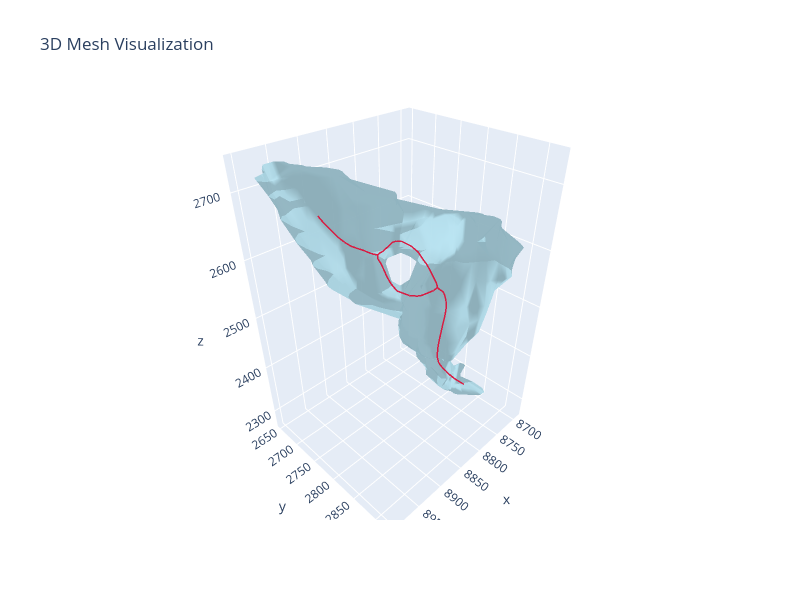

Write notebook code for a chart like this one.
### Markdown cell above
## Load Mesh and skeleton

### Code cell
spine_idx = 2
mcf_qst = 0.6
mcf_mcst = 5
obj_name = f"TS{spine_idx}"
skeleton_name = f"TS{spine_idx}_qst{mcf_qst}_mcst{mcf_mcst}"
mm = MeshManager(mesh_path=f"../data/mesh/processed/{obj_name}_simplified.obj")
raw_skeleton = SkeletonGraph.from_txt(f"../data/mcf_skeletons/{skeleton_name}.polylines.txt")
print(raw_skeleton)
# pls.prune_short_branches_inplace(min_length=10)
mm.visualize_mesh_3d(skel=raw_skeleton)

### Figure 1 — Plotly figure (JSON) as saved in the notebook; plotly's stock layout.template omitted (floating-point values rounded to 4 significant figures; data arrays with more than 128 entries replaced by an {"elided": "..."} marker saying what was removed)
{"data": [{"color": "lightblue", "i": {"elided": "1016 int values"}, "j": {"elided": "1016 int values"}, "k": {"elided": "1016 int values"}, "name": "Mesh", "opacity": 0.8, "type": "mesh3d", "x": {"elided": "508 float values"}, "y": {"elided": "508 float values"}, "z": {"elided": "508 float values"}}, {"line": {"color": "crimson", "width": 3}, "mode": "lines", "name": "Skeleton 0", "opacity": 0.95, "showlegend": false, "type": "scatter3d", "x": {"elided": "357 float values"}, "y": {"elided": "357 float values"}, "z": {"elided": "357 float values"}}], "layout": {"autosize": false, "height": 600, "scene": {"aspectmode": "data", "xaxis": {"visible": true}, "yaxis": {"visible": true}, "zaxis": {"visible": true}}, "title": {"text": "3D Mesh Visualization"}, "width": 800}}
